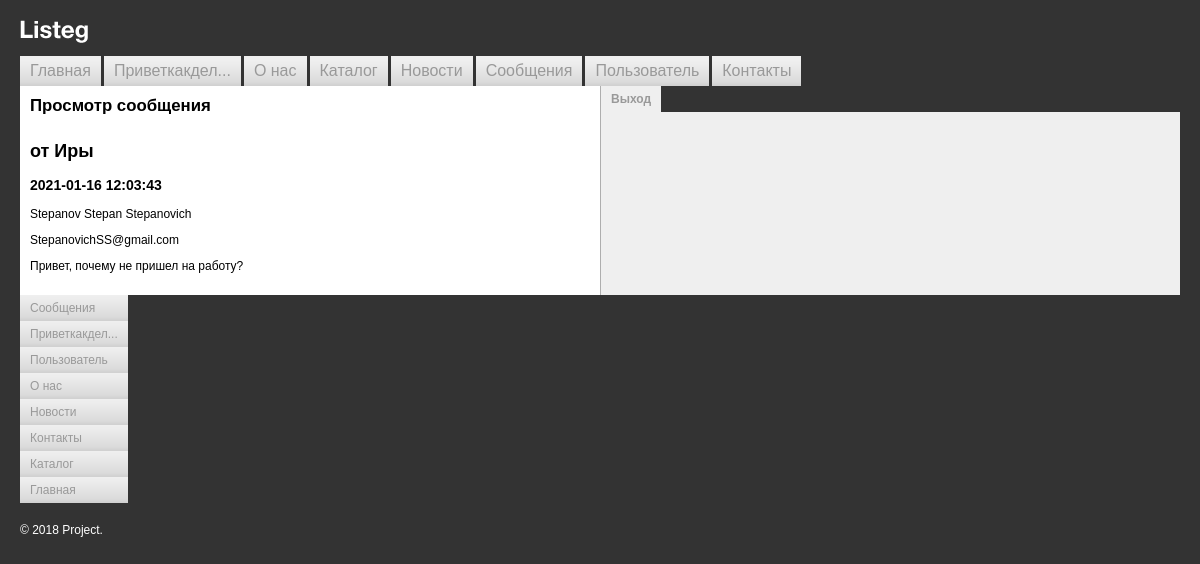
Screenshot of /route/posts/view/index.php?id=1 (signed in) with the database file from the repository.
### tables this page shows
CREATE TABLE `messages` (
  `id` int(11) NOT NULL AUTO_INCREMENT,
  `text` varchar(255) NOT NULL,
  `header` varchar(15) DEFAULT NULL,
  `datetime` datetime NOT NULL,
  `read_message_flag` int(11) NOT NULL,
  `section_id` int(11) DEFAULT NULL,
  `sender_id` int(11) NOT NULL,
  `recipient_id` int(11) NOT NULL,
  PRIMARY KEY (`id`),
  KEY `sender_id` (`sender_id`),
  KEY `recipient_id` (`recipient_id`),
  KEY `section_id` (`section_id`),
  CONSTRAINT `messages_ibfk_5` FOREIGN KEY (`sender_id`) REFERENCES `users` (`id`) ON DELETE CASCADE ON UPDATE CASCADE,
  CONSTRAINT `messages_ibfk_6` FOREIGN KEY (`recipient_id`) REFERENCES `users` (`id`) ON DELETE CASCADE ON UPDATE CASCADE,
  CONSTRAINT `messages_ibfk_8` FOREIGN KEY (`section_id`) REFERENCES `sections` (`id`)
);

CREATE TABLE `users` (
  `id` int(11) NOT NULL AUTO_INCREMENT,
  `activity_flag` int(1) NOT NULL DEFAULT '0',
  `full_name` varchar(45) NOT NULL,
  `email` varchar(45) NOT NULL,
  `phone` varchar(10) NOT NULL,
  `password` varchar(60) NOT NULL,
  `email_notifications_flag` int(1) NOT NULL DEFAULT '0',
  PRIMARY KEY (`id`)
);

### include/dbConnect.php (called while the page is built, shortened)
<?php
function connect()
{
    static $connection = null;
    if ($connection === null) {
        $connection = mysqli_connect('mysqldb', 'dev', 'dev', 'dev') or die('connection Error');
        mysqli_set_charset($connection, 'utf8');
    }
    return $connection;
}
function getMessage(int $id)
{
    $result = mysqli_query(
        connect(),
        "SELECT m.id, m.header, m.datetime, u.full_name, m.read_message_flag, u.email, m.text
        FROM messages AS m
        LEFT JOIN users AS u ON m.sender_id = u.id
        WHERE m.id = $id"
    );
    return mysqli_fetch_assoc($result);
}

### route/posts/view/index.php (the view, shortened to what this page needs)
<?php
require_once($_SERVER['DOCUMENT_ROOT'] . '/homework/block_3/templates/header.php');
if (isset($_GET) && isset($_GET['id'])) {
    $message = getMessage($_GET['id']);
}
?>
<table width="100%" border="0" cellspacing="0" cellpadding="0">
    <tr>
        <td class="left-collum-index">
            <h1>Просмотр сообщения</h1>
            <table width="100%" border="0" cellspacing="0" cellpadding="0">
                <tr>
                    <td>
                        <h2><?= $message['header'] ?></h2>
                        <h3><?= $message['datetime'] ?></h3>
                        <p><?= $message['full_name'] ?></p>
                        <p><?= $message['email'] ?></p>
                        <p><?= $message['text'] ?></p>
                    </td>
                </tr>
            </table>
        </td>
        <td class="right-collum-index">
            <?php require_once($_SERVER['DOCUMENT_ROOT'] . '/homework/block_3/templates/folders-menu.php') ?>
        </td>
    </tr>
</table>
<?php require_once($_SERVER['DOCUMENT_ROOT'] . '/homework/block_3/templates/footer.php'); ?>

### styles.css (style rules this page uses)
body { background: #333333; padding: 20px; margin: 0; color: #000000; font-family: Arial, Helvetica, sans-serif; font-size: 12px; }
tr td { font-size: 1em; border: none; }
.left-collum-index { background: #ffffff; margin: 0; padding: 10px; width: 50%; vertical-align: top; }
.left-collum-index h1 { font-size: 1.4em; color: #000000; margin: 0 0 10px 0; }
.right-collum-index { background: #efefef; margin: 0; padding: 0; width: 50%; border-left: solid 1px #aeaeae; vertical-align: top; }

### rows the page displays
messages: header "от Иры", datetime "2021-01-16 12:03:43", sender.full_name "Stepanov Stepan Stepanovich", sender.email "StepanovichSS@gmail.com", text "Привет, почему не пришел на работу?"

### other values shown
$titleMenu "Главная"
$titleMenu "Приветкакдел..."
$titleMenu "О нас"
$titleMenu "Каталог"
$titleMenu "Новости"
$titleMenu "Сообщения"
$titleMenu "Пользователь"
$titleMenu "Контакты"
